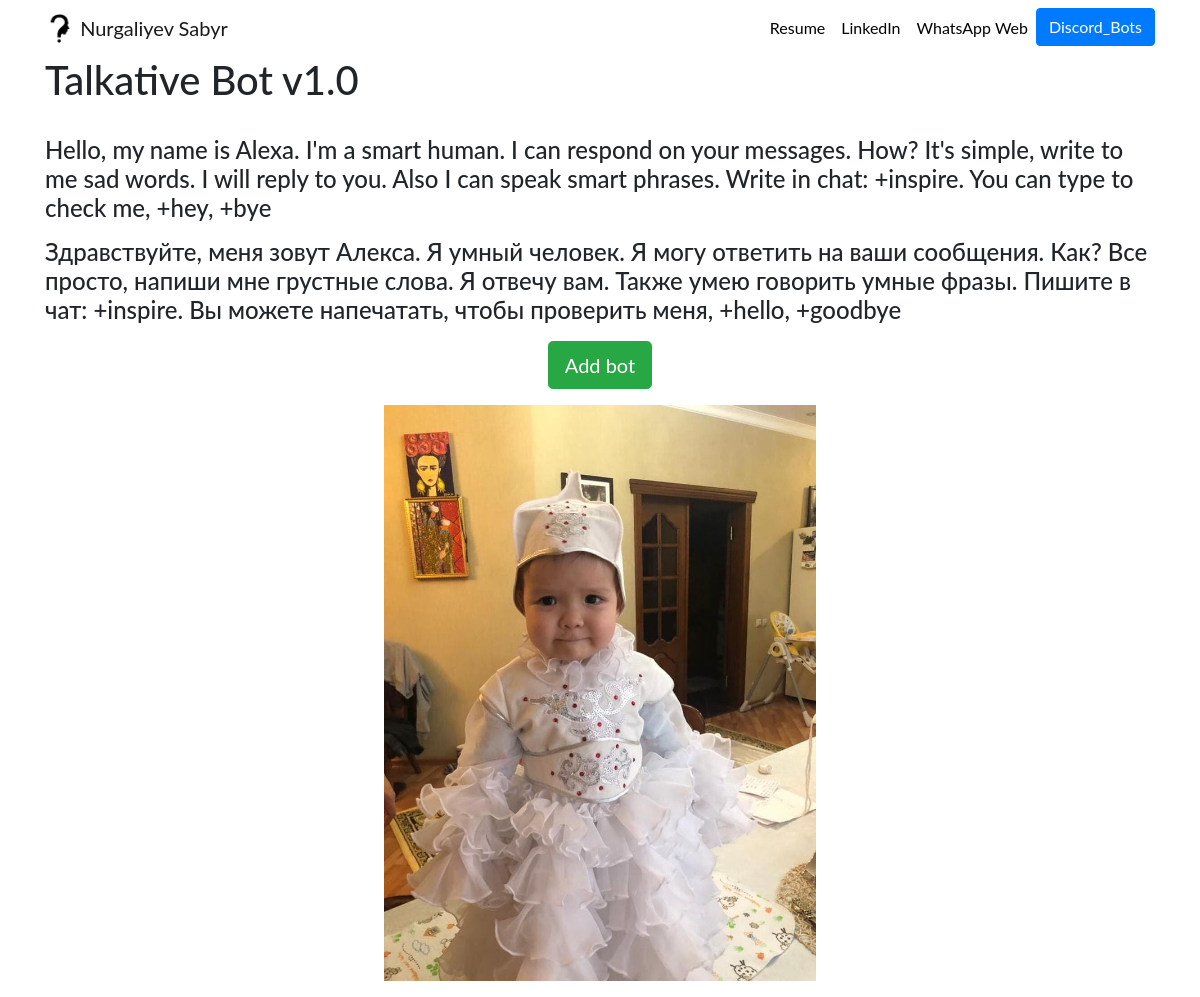
Screenshot of /discord_bot/3 with the database file from the repository.
### discord_bot/models.py (models this page shows, shortened)
class Discord_bot(models.Model):
    title = models.CharField(max_length=200)
    description = models.TextField()
    date = models.DateField()
    image = models.ImageField(upload_to="discord_bot/images", default="C:/Users/constantion/Downloads/Telegram Desktop/photo_2022-01-13_08-56-10.jpg")
    url = models.URLField(blank=True)
    link = models.URLField(blank=True)

### discord_bot/views.py (the view)
# urls.py: path('<int:discord_id>', views.detail, name='detail'),
def detail(request, discord_id):
    discord_bot = get_object_or_404(Discord_bot, pk=discord_id)
    return render(request, 'discord_bot/detail.html', {'discord_bot':discord_bot})

### discord_bot/templates/discord_bot/detail.html
{% extends 'portfolio/base.html' %}
{% block content %}
<h1>{{ discord_bot.title }} </h1>
<br>
    <h4>{{ discord_bot.description|safe }}</h4>
    <div class ="container text-center">
<a href="{{ discord_bot.link }}" class="btn btn-success btn-lg">Add bot</a>
        <div class="row justify-content-center my-3">
            <div
                    class="col-5">
    <img src =" {{ discord_bot.image.url }}" class="img-fluid" =>
                  </div>
        </div>
{% endblock %}

### portfolio/static/portfolio/custom.css (style rules this page uses)
body { font-family: 'Lato', sans-serif; }

### rows the page displays
Discord_bot: title "Talkative Bot v1.0", description "Hello, my name is Alexa. I'm a smart human. I can respond on your messages. How? It's simple, write to me sad words. I will reply to you. Also I can speak smart phrases. Write in chat: +inspire. You can type to check me, +hey, +bye Здравствуйте, меня зовут Алекса. Я умный человек. Я могу ответить на ваши сообщения. Как? Все просто, напиши мне грустные слова. Я отвечу вам. Также умею говорить умные фразы. Пишите в чат: +inspire. Вы можете напечатать, чтобы проверить меня, +hello, +goodbye", image (picture)
